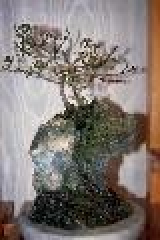
#> input picture notebook/database/train/obj_bonsai/353001.jpg, 80 x 120 px (shown 2 times larger); its folder holds only this picture in this run
$ python fusion.py   (older library calls are emulated)
#> lines starting #> are read from the running program, lines starting #| are printed output that depends on the picture
### src/DB.py
# -*- coding: utf-8 -*-

#from __future__ import print_function

import pandas as pd
import os

class Database(object):

  def __init__(self, DB_dir, DB_csv):
    self._gen_csv(DB_dir, DB_csv)
    self.data = pd.read_csv(DB_csv)
    self.classes = set(self.data["cls"])
    self.db_type = DB_dir[-4:]

  def _gen_csv(self, DB_dir, DB_csv):
#> called with DB_dir = '../database/train', DB_csv = 'data_train.csv'
    if os.path.exists(DB_csv):
      return
    with open(DB_csv, 'w', encoding='UTF-8') as f:
      f.write("img,cls")
      for root, _, files in os.walk(DB_dir, topdown=False):
        #print(root)
        cls = root.split('\\')[-1]
        for name in files:
          if not name.endswith('.jpg'):
            continue
          img = os.path.join(root, name)
          f.write("\n{},{}".format(img, cls))

  def __len__(self):
    return len(self.data)

  def get_class(self):
    return self.classes

  def get_data(self):
    return self.data

  def get_db_type(self):
    return self.db_type

# [10 lines that do not run on import are left out]

### src/color.py
# -*- coding: utf-8 -*-

#from __future__ import print_function

from evaluate import distance, evaluate
from DB import Database

from six.moves import cPickle
import numpy as np
import imageio
import itertools
import os
import shutil
import matplotlib.pyplot as plt
import matplotlib.image as mpimg

# configs for histogram
n_bin   = 12        # histogram bins
n_slice = 3         # slice image
h_type  = 'region'  # global or region
d_type  = 'd1'      # distance type

depth   = 4         # retrieved depth, set to None will count the ap for whole database

''' MMAP
     depth
      depthNone, region,bin12,slice3, distance=d1, MMAP 0.273745840034
      depth100,  region,bin12,slice3, distance=d1, MMAP 0.406007856783
      depth30,   region,bin12,slice3, distance=d1, MMAP 0.516738512679
      depth10,   region,bin12,slice3, distance=d1, MMAP 0.614047666604
      depth5,    region,bin12,slice3, distance=d1, MMAP 0.650125
      depth3,    region,bin12,slice3, distance=d1, MMAP 0.657166666667
      depth1,    region,bin12,slice3, distance=d1, MMAP 0.62

     (exps below use depth=None)

     d_type
      global,bin6,d1,MMAP 0.242345913685
      global,bin6,cosine,MMAP 0.184176505586

     n_bin
      region,bin10,slice4,d1,MMAP 0.269872790396
      region,bin12,slice4,d1,MMAP 0.271520862017

      region,bin6,slcie3,d1,MMAP 0.262819311357
      region,bin12,slice3,d1,MMAP 0.273745840034

     n_slice
      region,bin12,slice2,d1,MMAP 0.266076627332
      region,bin12,slice3,d1,MMAP 0.273745840034
      region,bin12,slice4,d1,MMAP 0.271520862017
      region,bin14,slice3,d1,MMAP 0.272386552594
      region,bin14,slice5,d1,MMAP 0.266877181379
      region,bin16,slice3,d1,MMAP 0.273716788003
      region,bin16,slice4,d1,MMAP 0.272221031804
      region,bin16,slice8,d1,MMAP 0.253823360098

     h_type
      region,bin4,slice2,d1,MMAP 0.23358615622
      global,bin4,d1,MMAP 0.229125435746
'''

# cache dir
cache_dir = 'cache'
if not os.path.exists(cache_dir):
  os.makedirs(cache_dir)


class Color(object):

  def histogram(self, input, n_bin=n_bin, type=h_type, n_slice=n_slice, normalize=True):
    ''' count img color histogram

      arguments
        input    : a path to a image or a numpy.ndarray
        n_bin    : number of bins for each channel
        type     : 'global' means count the histogram for whole image
                   'region' means count the histogram for regions in images, then concatanate all of them
        n_slice  : work when type equals to 'region', height & width will equally sliced into N slices
        normalize: normalize output histogram

      return
        type == 'global'
          a numpy array with size n_bin ** channel
        type == 'region'
          a numpy array with size n_slice * n_slice * (n_bin ** channel)
    '''
#> called with n_bin = 12, type = 'region', n_slice = 3, normalize = True
    if isinstance(input, np.ndarray):  # examinate input type
      img = input.copy()
    else:
      img = imageio.imread(input)
#> img is the input picture: shape (120, 80, 3); mean R, G, B 130.6, 121.5, 116.8
    height, width, channel = img.shape
#> height = 120; width = 80; channel = 3
    bins = np.linspace(0, 256, n_bin+1, endpoint=True)  # slice bins equally for each channel

    if type == 'global':
      hist = self._count_hist(img, n_bin, bins, channel)

    elif type == 'region':
      hist = np.zeros((n_slice, n_slice, n_bin ** channel))
      h_silce = np.around(np.linspace(0, height, n_slice+1, endpoint=True)).astype(int)
#> h_silce = [0, 40, 80, 120]
      w_slice = np.around(np.linspace(0, width, n_slice+1, endpoint=True)).astype(int)
#> w_slice = [0, 27, 53, 80]

      for hs in range(len(h_silce)-1):
        for ws in range(len(w_slice)-1):
          img_r = img[h_silce[hs]:h_silce[hs+1], w_slice[ws]:w_slice[ws+1]]  # slice img to regions
          hist[hs][ws] = self._count_hist(img_r, n_bin, bins, channel)
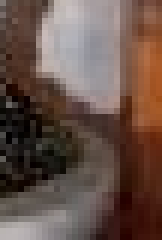
#> img_r: shape (40, 27, 3) (shown 6 times larger); mean R, G, B 102.9, 81.4, 72.7

    if normalize:
      hist /= np.sum(hist)

    return hist.flatten()


  def _count_hist(self, input, n_bin, bins, channel):
    img = input.copy()
    bins_idx = {key: idx for idx, key in enumerate(itertools.product(np.arange(n_bin), repeat=channel))}  # permutation of bins
    hist = np.zeros(n_bin ** channel)

    # cluster every pixels
    for idx in range(len(bins)-1):
      img[(input >= bins[idx]) & (input < bins[idx+1])] = idx
    # add pixels into bins
    height, width, _ = img.shape
    for h in range(height):
      for w in range(width):
        b_idx = bins_idx[tuple(img[h,w])]
        hist[b_idx] += 1

    return hist


  def make_samples(self, db, verbose=True):
    mystr = db.get_db_type()

    if h_type == 'global':
      sample_cache = "histogram_cache-{}-n_bin{}".format(h_type, n_bin, mystr)
    elif h_type == 'region':
      sample_cache = "histogram_cache-{}-n_bin{}-n_slice{}".format(h_type, n_bin, n_slice)

    try:
      samples = cPickle.load(open(os.path.join(cache_dir, sample_cache), "rb", True))
      if verbose:
        print("Using cache..., config=%s, distance=%s, depth=%s" % (sample_cache, d_type, depth))
    except:
      if verbose:
        print("Counting histogram..., config=%s, distance=%s, depth=%s" % (sample_cache, d_type, depth))
      samples = []
      data = db.get_data()
      for d in data.itertuples():
        d_img, d_cls = getattr(d, "img"), getattr(d, "cls")
        d_hist = self.histogram(d_img, type=h_type, n_bin=n_bin, n_slice=n_slice)
#> d_hist = 15552 values, max 0.0418 at index 6597, min 0 at index 0, mean 6.43e-05
        samples.append({
                        'img':  d_img,
                        'cls':  d_cls,
                        'hist': d_hist
                      })
        cPickle.dump(samples, open(os.path.join(cache_dir, sample_cache), "wb", True))
#> (this line was passed over: six is not available in this run)

    return samples


# [83 lines that do not run on import are left out]

### src/evaluate.py
# -*- coding: utf-8 -*-

#from __future__ import print_function

from scipy import spatial
from PIL import Image
from statistics import mode
from sklearn.utils.extmath import weighted_mode
import numpy as np
import pandas as pd
import matplotlib.pyplot as plt


class Evaluation(object):

  def make_samples(self):
    raise NotImplementedError("Needs to implemented this method")


def distance(v1, v2, d_type='d1'):
  assert v1.shape == v2.shape, "shape of two vectors need to be same!"

  if d_type == 'd1':
    return np.sum(np.absolute(v1 - v2))
  elif d_type == 'd2':
    return np.sum((v1 - v2) ** 2)
  elif d_type == 'd2-norm':
    return 2 - 2 * np.dot(v1, v2)
  elif d_type == 'd3':
    pass
  elif d_type == 'd4':
    pass
  elif d_type == 'd5':
    pass
  elif d_type == 'd6':
    pass
  elif d_type == 'd7':
    return 2 - 2 * np.dot(v1, v2)
  elif d_type == 'd8':
    return 2 - 2 * np.dot(v1, v2)
  elif d_type == 'cosine':
    return spatial.distance.cosine(v1, v2)
  elif d_type == 'square':
    return np.sum((v1 - v2) ** 2)


def AP(label, results, sort=True):
  ''' infer a query, return it's ap

    arguments
      label  : query's class
      results: a dict with two keys, see the example below
               {
                 'dis': <distance between sample & query>,
                 'cls': <sample's class>
               }
      sort   : sort the results by distance
  '''
  if sort:
    results = sorted(results, key=lambda x: x['dis'])
  precision = []
  hit = 0
  for i, result in enumerate(results):
    if result['cls'] == label:
      hit = 1
      precision.append(hit)

  return (np.mean(precision)>0.5)


def infer(query, samples=None, db=None, sample_db_fn=None, depth=None, d_type='d1'):
  ''' infer a query, return it's ap

    arguments
      query       : a dict with three keys, see the template
                    {
                      'img': <path_to_img>,
                      'cls': <img class>,
                      'hist' <img histogram>
                    }
      samples     : a list of {
                                'img': <path_to_img>,
                                'cls': <img class>,
                                'hist' <img histogram>
                              }
      db          : an instance of class Database
      sample_db_fn: a function making samples, should be given if Database != None
      depth       : retrieved depth during inference, the default depth is equal to database size
      d_type      : distance type
  '''
  assert samples != None or (db != None and sample_db_fn != None), "need to give either samples or db plus sample_db_fn"
  if db:
    samples = sample_db_fn(db)

  q_img, q_cls, q_hist = query['img'], query['cls'], query['hist']
  results = []
  for idx, sample in enumerate(samples):
    s_img, s_cls, s_hist = sample['img'], sample['cls'], sample['hist']
    if q_img == s_img:
      continue
    results.append({
                    'img':s_img,
                    'dis': distance(q_hist, s_hist, d_type=d_type),
                    'cls': s_cls
                  })
  results = sorted(results, key=lambda x: x['dis'])
  if depth and depth <= len(results):
    results = results[:depth]
    print("image modèle: ",q_img)

    list_im = [ sub['img'] for sub in results]
    print(list_im)

    pred = [sub['cls'] for sub in results ]
    weight = [sub['dis'] for sub in results ]
    weight = np.reciprocal(weight)
    #pred = mode(pred)
    pred2 = weighted_mode(pred, weight)
    pred = np.array_str(pred2[0])[2:-2]

    list_im.insert(0, q_img)
    imgs = [Image.open(i) for i in list_im]

    min_shape = sorted([(np.sum(i.size), i.size) for i in imgs])[0][1]
    imgs_comb = np.hstack((np.asarray(i.resize(min_shape)) for i in imgs))

    plt.imshow(imgs_comb/255.)
    plt.pause(2)
    plt.close()

   # ap n'est plus nécessaire quand toutes les images sont dans le meme dossier
  ap = AP(q_cls, results, sort=False)

  return ap, pred


def evaluate(db, db2, sample_db_fn, depth=None, d_type='d1'):
  ''' infer the whole database

    arguments
      db          : an instance of class Database
      sample_db_fn: a function making samples, should be given if Database != None
      depth       : retrieved depth during inference, the default depth is equal to database size
      d_type      : distance type
  '''

  samples = sample_db_fn(db)
  print(len(samples))

  samples2 = sample_db_fn(db2)
  print(len(samples2))

  classes = db.get_class()
  classes.add(samples2[0]['cls'])
  print(classes)

  ret = {c: [] for c in classes}

  predict = []

  i=0
  for query in samples2:
    i+=1
    print(i)
    ap, pred = infer(query, samples=samples, depth=depth, d_type=d_type)
    #ap, _ = infer(query, samples=samples, depth=depth, d_type=d_type)
    ret[query['cls']].append(ap)
    predict.append(pred)

  return ret, predict
  #return ret

### src/edge.py
# -*- coding: utf-8 -*-

from __future__ import print_function

from evaluate import evaluate
from DB import Database

from six.moves import cPickle
import numpy as np
import scipy.misc
import imageio
from math import sqrt
import os


stride = (1, 1)
n_slice  = 10
h_type   = 'region'
d_type   = 'cosine'

depth    = 5

''' MMAP
      depth
       depthNone, region-stride(1, 1)-n_slice10,co, MMAP 0.101670982288
       depth100,  region-stride(1, 1)-n_slice10,co, MMAP 0.207817305128
       depth30,   region-stride(1, 1)-n_slice10,co, MMAP 0.291715090839
       depth10,   region-stride(1, 1)-n_slice10,co, MMAP 0.353722379063
       depth5,    region-stride(1, 1)-n_slice10,co, MMAP 0.367119444444
       depth3,    region-stride(1, 1)-n_slice10,co, MMAP 0.3585
       depth1,    region-stride(1, 1)-n_slice10,co, MMAP 0.302

       (exps below use depth=None)

      d_type
       global-stride(2, 2),d1, MMAP 0.0530993236031
       global-stride(2, 2),co, MMAP 0.0528310744618

      stride
       region-stride(2, 2)-n_slice4,d1, MMAP 0.0736245142237
       region-stride(1, 1)-n_slice4,d1, MMAP 0.0704206226545

      n_slice
       region-stride(1, 1)-n_slice10,co, MMAP 0.101670982288
       region-stride(1, 1)-n_slice6,co, MMAP 0.0977736743859

      h_type
       global-stride(2, 2),d1, MMAP 0.0530993236031
       region-stride(2, 2)-n_slice4,d1, MMAP 0.0736245142237
'''

edge_kernels = np.array([
  [
   # vertical
   [1,-1],
   [1,-1]
  ],
  [
   # horizontal
   [1,1],
   [-1,-1]
  ],
  [
   # 45 diagonal
   [sqrt(2),0],
   [0,-sqrt(2)]
  ],
  [
   # 135 diagnol
   [0,sqrt(2)],
   [-sqrt(2),0]
  ],
  [
   # non-directional
   [2,-2],
   [-2,2]
  ]
])

# cache dir
cache_dir = 'cache'
if not os.path.exists(cache_dir):
  os.makedirs(cache_dir)


class Edge(object):

  def histogram(self, input, stride=(2, 2), type=h_type, n_slice=n_slice, normalize=True):
    ''' count img histogram

      arguments
        input    : a path to a image or a numpy.ndarray
        stride   : stride of edge kernel
        type     : 'global' means count the histogram for whole image
                   'region' means count the histogram for regions in images, then concatanate all of them
        n_slice  : work when type equals to 'region', height & width will equally sliced into N slices
        normalize: normalize output histogram

      return
        type == 'global'
          a numpy array with size len(edge_kernels)
        type == 'region'
          a numpy array with size len(edge_kernels) * n_slice * n_slice
    '''
    if isinstance(input, np.ndarray):  # examinate input type
      img = input.copy()
    else:
       img = imageio.imread(input, pilmode = "RGB")
    height, width, channel = img.shape

    if type == 'global':
      hist = self._conv(img, stride=stride, kernels=edge_kernels)

    elif type == 'region':
      hist = np.zeros((n_slice, n_slice, edge_kernels.shape[0]))
      h_silce = np.around(np.linspace(0, height, n_slice+1, endpoint=True)).astype(int)
      w_slice = np.around(np.linspace(0, width, n_slice+1, endpoint=True)).astype(int)

      for hs in range(len(h_silce)-1):
        for ws in range(len(w_slice)-1):
          img_r = img[h_silce[hs]:h_silce[hs+1], w_slice[ws]:w_slice[ws+1]]  # slice img to regions
          hist[hs][ws] = self._conv(img_r, stride=stride, kernels=edge_kernels)

    if normalize:
      hist /= np.sum(hist)

    return hist.flatten()


  def _conv(self, img, stride, kernels, normalize=True):
    H, W, C = img.shape
    conv_kernels = np.expand_dims(kernels, axis=3)
    conv_kernels = np.tile(conv_kernels, (1, 1, 1, C))
    assert list(conv_kernels.shape) == list(kernels.shape) + [C]  # check kernels size

    sh, sw = stride
    kn, kh, kw, kc = conv_kernels.shape

    hh = int((H - kh) / sh + 1)
    ww = int((W - kw) / sw + 1)

    hist = np.zeros(kn)

    for idx, k in enumerate(conv_kernels):
      for h in range(hh):
        hs = int(h*sh)
        he = int(h*sh + kh)
        for w in range(ww):
          ws = w*sw
          we = w*sw + kw
          hist[idx] += np.sum(img[hs:he, ws:we] * k)  # element-wise product

    if normalize:
      hist /= np.sum(hist)

    return hist


  def make_samples(self, db, verbose=True):
    if h_type == 'global':
      sample_cache = "edge-{}-stride{}".format(h_type, stride)
    elif h_type == 'region':
      sample_cache = "edge-{}-stride{}-n_slice{}".format(h_type, stride, n_slice)

    try:
      samples = cPickle.load(open(os.path.join(cache_dir, sample_cache), "rb", True))
      for sample in samples:
        sample['hist'] /= np.sum(sample['hist'])  # normalize
      if verbose:
        print("Using cache..., config=%s, distance=%s, depth=%s" % (sample_cache, d_type, depth))
    except:
      if verbose:
        print("Counting histogram..., config=%s, distance=%s, depth=%s" % (sample_cache, d_type, depth))

      samples = []
      data = db.get_data()
      for d in data.itertuples():
        d_img, d_cls = getattr(d, "img"), getattr(d, "cls")
        d_hist = self.histogram(d_img, type=h_type, n_slice=n_slice)
        samples.append({
                        'img':  d_img,
                        'cls':  d_cls,
                        'hist': d_hist
                      })
      cPickle.dump(samples, open(os.path.join(cache_dir, sample_cache), "wb", True))

    return samples


# [25 lines that do not run on import are left out]

### src/fusion.py
# -*- coding: utf-8 -*-

from __future__ import print_function

from evaluate import evaluate
from DB import Database

from color import Color
from daisy import Daisy
from edge  import Edge
import numpy as np
import itertools
import os


d_type   = 'd1'
depth    = 30

#feat_pools = ['color', 'daisy', 'edge', 'gabor', 'hog', 'vgg', 'res']
feat_pools = ['color', 'edge']

# result dir
result_dir = 'result'
if not os.path.exists(result_dir):
  os.makedirs(result_dir)


class FeatureFusion(object):

  def __init__(self, features):
    assert len(features) > 1, "need to fuse more than one feature!"
    self.features = features
    self.samples  = None

  def make_samples(self, db, verbose=False):
    if verbose:
      print("Use features {}".format(" & ".join(self.features)))

    if self.samples == None:
      feats = []
      for f_class in self.features:
        feats.append(self._get_feat(db, f_class))
      samples = self._concat_feat(db, feats)
      self.samples = samples  # cache the result
    return self.samples

  def _get_feat(self, db, f_class):
    if f_class == 'color':
      f_c = Color()
    elif f_class == 'daisy':
      f_c = Daisy()
    elif f_class == 'edge':
      f_c = Edge()
    return f_c.make_samples(db, verbose=False)

  def _concat_feat(self, db, feats):
    samples = feats[0]
    delete_idx = []
    for idx in range(len(samples)):
      for feat in feats[1:]:
        feat = self._to_dict(feat)
        key = samples[idx]['img']
        if key not in feat:
          delete_idx.append(idx)
          continue
        assert feat[key]['cls'] == samples[idx]['cls']
        samples[idx]['hist'] = np.append(samples[idx]['hist'], feat[key]['hist'])
    for d_idx in sorted(set(delete_idx), reverse=True):
      del samples[d_idx]
    if delete_idx != []:
      print("Ignore %d samples" % len(set(delete_idx)))

    return samples

  def _to_dict(self, feat):
    ret = {}
    for f in feat:
      ret[f['img']] = {
        'cls': f['cls'],
        'hist': f['hist']
      }
    return ret


def evaluate_feats(db, db2, N, feat_pools=feat_pools, d_type='d1', depths=[None, 300, 200, 100, 50, 30, 10, 5, 3, 1]):
  result = open(os.path.join(result_dir, 'feature_fusion-{}-{}feats.csv'.format(d_type, N)), 'w')
  for i in range(N):
    result.write("feat{},".format(i))
  result.write("depth,distance,MMAP")
  combinations = itertools.combinations(feat_pools, N)
  for combination in combinations:
    fusion = FeatureFusion(features=list(combination))
    for d in depths:
      APs = evaluate(db, db2, fusion.make_samples, depth=depth, d_type=d_type)
      cls_MAPs = []
      for cls, cls_APs in APs.items():
        MAP = np.mean(cls_APs)
        cls_MAPs.append(MAP)
      r = "{},{},{},{}".format(",".join(combination), d, d_type, np.mean(cls_MAPs))
      print(r)
      result.write('\n'+r)
    print()
  result.close()


if __name__ == "__main__":

  DB_train_dir = '../database/train'
  DB_train_csv = 'data_train.csv'
  db = Database(DB_train_dir,DB_train_csv)

#  DB_test_dir = '../database/test'
#  DB_test_csv = 'data_test.csv'

  DB_test_dir = '../database/validation'
  DB_test_csv = 'data_validation.csv'

  db2 = Database(DB_test_dir, DB_test_csv)

  # evaluate features double-wise
#> (the run stopped early here; a loop or call above may not have finished)
